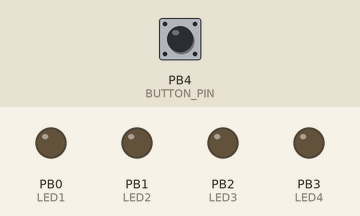
Recording of a sketch running on a simulated ATtiny85, built with avr-gcc and run on an emulated ATtiny85. On the bench: output pins drawn as LEDs (lit = HIGH). Inputs (shaded band) come from the test bench; at power-on: PB4 (BUTTON_PIN) HIGH. Sleep ends after the set time or at an interrupt.

Above: at 5.9 s.
6.0 s: PB4 (BUTTON_PIN) pulled LOW for 0.15 s
At 6.01 s:
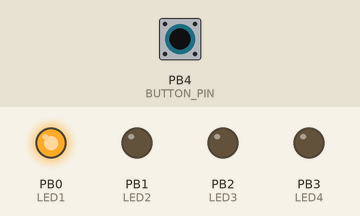
At 7.2 s:
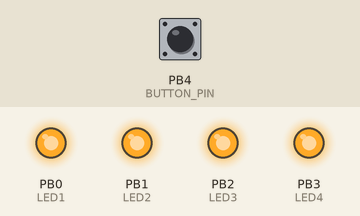
Timing chart, 0 to 12.0 s (numbered marks = the images above; inputs shaded):
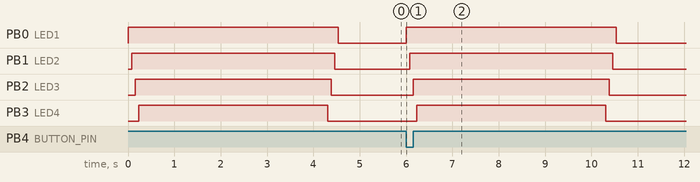

The sketch:

battery_indicator.ino
```cpp
// Define pin numbers for LEDs and the button.
#include <avr/sleep.h>
#include <avr/interrupt.h>

#define LED1 0
#define LED2 1
#define LED3 2
#define LED4 3
#define BUTTON_PIN 4

// Volatile variables are used because they are modified within an interrupt routine.
// The compiler needs to know that their values can change unexpectedly.
volatile bool wakeUpFlag = true;  // Flag to indicate the device should wake up and execute code.  Starts true to run on first boot.
volatile bool buttonPressed = false;  // Flag to indicate if the button has been pressed.

// Function to read the VCC (supply voltage) of the ATtiny85 using the internal voltage reference.
// Returns the voltage in millivolts (mV).
long readVcc() {
  ADCSRA |= _BV(ADEN);  // Enable the ADC (Analog-to-Digital Converter)
  ADMUX = _BV(MUX3) | _BV(MUX2);  // Select the internal voltage reference (1.1V) as the input to the ADC.  MUX3 and MUX2 select the proper channel for VCC measurement.
  delay(2);  // Small delay to allow the ADC to stabilize after selection of the channel.
  ADCSRA |= _BV(ADSC);  // Start the ADC conversion
  while (bit_is_set(ADCSRA, ADSC));  // Wait for the ADC conversion to complete.  ADSC (ADC Start Conversion) bit is cleared when conversion is finished.

  uint16_t result = ADC;  // Read the ADC result. This is a 10-bit value.
  return 1125300L / result;  // Calculate the VCC voltage in millivolts using the formula.  1125300 is a calibration constant derived from 1.1V internal reference.  This is calibrated based on the internal ref voltage.
}

void setup() {
  // Configure the LED pins as outputs.
  pinMode(LED1, OUTPUT);
  pinMode(LED2, OUTPUT);
  pinMode(LED3, OUTPUT);
  pinMode(LED4, OUTPUT);
  // Configure the button pin as an input with the internal pull-up resistor enabled.
  // This means the pin will be HIGH unless the button is pressed, which connects it to ground (LOW).
  pinMode(BUTTON_PIN, INPUT_PULLUP);

  // Enable pin change interrupts on the specified pin (BUTTON_PIN).
  GIMSK |= _BV(PCIE);  // Enable Pin Change Interrupt Enable bit. This enables interrupts for the whole pin change group.
  PCMSK |= _BV(PCINT4);  // Enable Pin Change Interrupt on pin PCINT4 (which corresponds to BUTTON_PIN = 4)

  sei();  // Enable global interrupts.  This is essential for the interrupt to work.
}

// Function to introduce a delay in milliseconds while also checking if the button has been pressed.
// If the button is pressed during the delay, the function returns 'true'. Otherwise, it returns 'false'.
bool delayAndCheckButton(unsigned int ms) {
  unsigned long start = millis();  // Record the starting time.
  while (millis() - start < ms) {  // Loop until the specified delay has elapsed.
    if (buttonPressed) {  // Check if the button has been pressed (set by the interrupt).
      return true;  // Return true if the button was pressed.
    }
    delay(1);  // Short delay to avoid excessive CPU usage within the loop.
  }
  return false;   // Return false if the button was not pressed during the delay.
}

// Function to light up the LEDs according to the 'ledStates' array.
// If the button is pressed during the animation, the function returns early.
void lightUpAnimation(bool ledStates[4]) {
  for (int i = 0; i < 4; i++) {  // Iterate through the LEDs.
    digitalWrite(i, ledStates[i] ? HIGH : LOW);  // Set the LED pin to HIGH or LOW based on the corresponding value in the 'ledStates' array.  If ledStates[i] is true, then HIGH is used; otherwise, LOW.
    if (delayAndCheckButton(75)) return;  // Delay briefly and check for button press.  If pressed, return immediately to stop the animation.
  }
}

// Function to turn off the LEDs, in reverse order, that are currently lit (as specified in 'ledStates').
// If the button is pressed during the animation, the function returns early.
void turnOffAnimation(bool ledStates[4]) {
  for (int i = 3; i >= 0; i--) {  // Iterate through the LEDs in reverse order.
    if (ledStates[i]) {  // Check if the LED at index 'i' should be on.
      digitalWrite(i, LOW);  // Turn off the LED.
      if (delayAndCheckButton(75)) return;  // Delay briefly and check for button press.  If pressed, return immediately to stop the animation.
    }
  }
}

// This function handles the core display logic based on the battery voltage.
void handleDisplay() {
  for (;;) {  // Infinite loop to continuously display the voltage level.  Exits under certain conditions (low voltage or button press).
    buttonPressed = false;  // Reset the button pressed flag at the beginning of each loop iteration.
    long vcc = readVcc();  // Read the VCC voltage in millivolts.

    // If the voltage is very low, indicate a critical condition and exit the loop.
    if (vcc < 2000) {
      for (int i = 0; i < 20; i++) {  // Blink LED1 rapidly to indicate very low voltage.
        digitalWrite(LED1, !digitalRead(LED1));  // Toggle LED1.
        if (delayAndCheckButton(50)) continue;  // Delay briefly and check for button press. Continue the loop if pressed.
      }
      digitalWrite(LED1, LOW);  // Turn off LED1 after blinking.
      break;  // Exit the infinite loop as the battery voltage is too low.
    }

    // Determine the voltage level based on the measured VCC value.
    uint8_t level = 0;
    if (vcc >= 2000) level = 1;
    if (vcc >= 2300) level = 2;
    if (vcc >= 2800) level = 3;
    if (vcc >= 3000) level = 4;
    if (vcc >= 3500) level = 5;
    if (vcc >= 3700) level = 6;
    if (vcc >= 4200) level = 7;
    if (vcc >= 4400) level = 8;

    // Determine which LEDs should be lit solid and which should blink, based on the voltage level.
    bool ledSolid[4] = {false, false, false, false};  // Array to store the state of each LED (solid on or off).
    int blinkIndex = -1;  // Index of the LED that should blink. -1 indicates no LED should blink.

    for (int i = 0; i < 4; i++) {  // Iterate through the LEDs.
      int lower = i * 2 + 1;  // Calculate the lower bound for the voltage range corresponding to this LED.
      int upper = i * 2 + 2;  // Calculate the upper bound for the voltage range corresponding to this LED.
      if (level >= upper) {  // If the voltage level is above the upper bound, the LED should be lit solid.
        ledSolid[i] = true;
      } else if (level == lower) {  // If the voltage level is equal to the lower bound, the LED should blink.
        blinkIndex = i;
      }
    }

    // Perform the lighting animation.
    lightUpAnimation(ledSolid);  // Light up the LEDs that should be solid.
    if (buttonPressed) continue;  // If the button was pressed, restart the loop from the beginning.

    // Blink the appropriate LED (if any) for a short duration.
    unsigned long blinkStartTime = millis();
    while(millis() - blinkStartTime < 4000) {  // Blink for 4 seconds
        if (blinkIndex >= 0) {  // If there's an LED to blink
            digitalWrite(blinkIndex, HIGH);  // Turn on the blinking LED
            if (delayAndCheckButton(250)) break;  // Delay for 250ms and check button
            digitalWrite(blinkIndex, LOW);  // Turn off the blinking LED
            if (delayAndCheckButton(250)) break;  // Delay for 250ms and check button
        } else {
            if (delayAndCheckButton(500)) break;  // No led to blink, just wait half a second and check for button
        }
    }
    if (buttonPressed) continue;  // If the button was pressed, restart the loop from the beginning.
    turnOffAnimation(ledSolid);  // Turn off the LEDs that were lit solid.
    if (buttonPressed) continue;  // If the button was pressed, restart the loop from the beginning.
    break;  // Exit the main display loop because the animation is complete and button was not pressed.
  }

  // Ensure all LEDs are turned off before exiting the function.
  for (int i=0; i<4; i++) {
    digitalWrite(i, LOW);
  }
}

void loop() {
  // If the wake-up flag is set, it indicates that the device needs to perform the display sequence.
  if (wakeUpFlag) {
    wakeUpFlag = false;  // Reset the wake-up flag.
    handleDisplay();  // Execute the display sequence.
  }

  // Prepare to enter sleep mode to conserve power.
  set_sleep_mode(SLEEP_MODE_PWR_DOWN);  // Set the sleep mode to Power-down mode (lowest power consumption).
  sleep_enable();  // Enable the sleep mode.
  ADCSRA &= ~bit(ADEN);  // Disable ADC before sleeping to reduce power consumption.
  sleep_cpu();  // Put the CPU to sleep. Execution resumes here when an interrupt occurs.
  sleep_disable();  // Disable sleep mode after waking up.
}

// Interrupt Service Routine (ISR) for pin change interrupt on PCINT0 (triggered by the button press).
ISR(PCINT0_vect) {
  delay(50);  // Debounce the button.  A short delay to ignore spurious signals caused by mechanical contact bouncing.
  if (digitalRead(BUTTON_PIN) == LOW) {  // Check if the button is actually pressed (LOW because of INPUT_PULLUP).
    wakeUpFlag = true;  // Set the wake-up flag, indicating the device should execute code in the main loop.
    buttonPressed = true;  // Set the buttonPressed flag to indicate button press to animation routines.
  }
}
```

Measured:
- after the input at 6.0 s, PB0 (LED1): LOW → HIGH at once, → LOW 4.5 s later; PB1 (LED2): LOW → HIGH after 0.08 s, → LOW 4.4 s later; PB2 (LED3): LOW → HIGH after 0.16 s, → LOW 4.2 s later; PB3 (LED4): LOW → HIGH after 0.24 s, → LOW 4.1 s later
